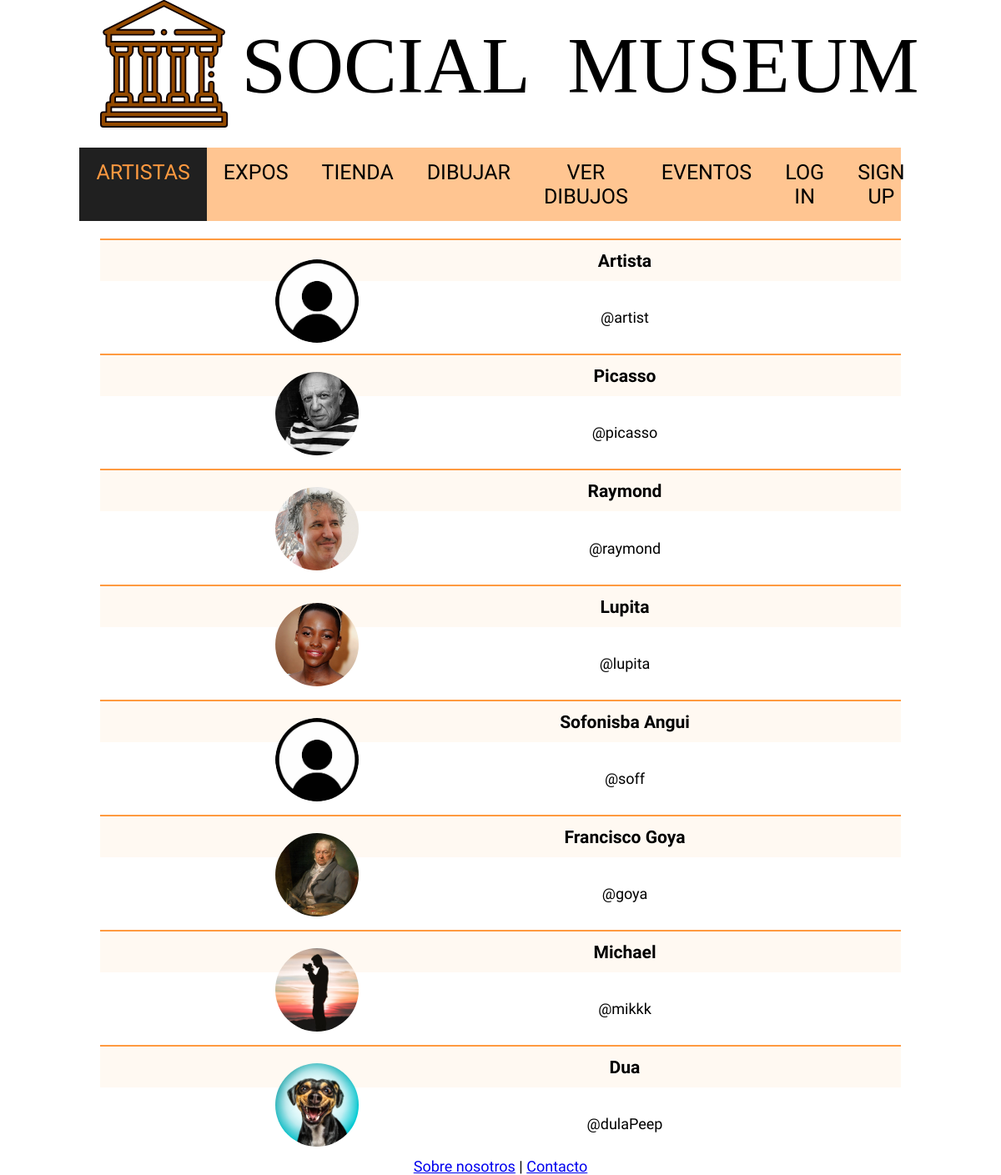
The app's page /artistas.php, older data.
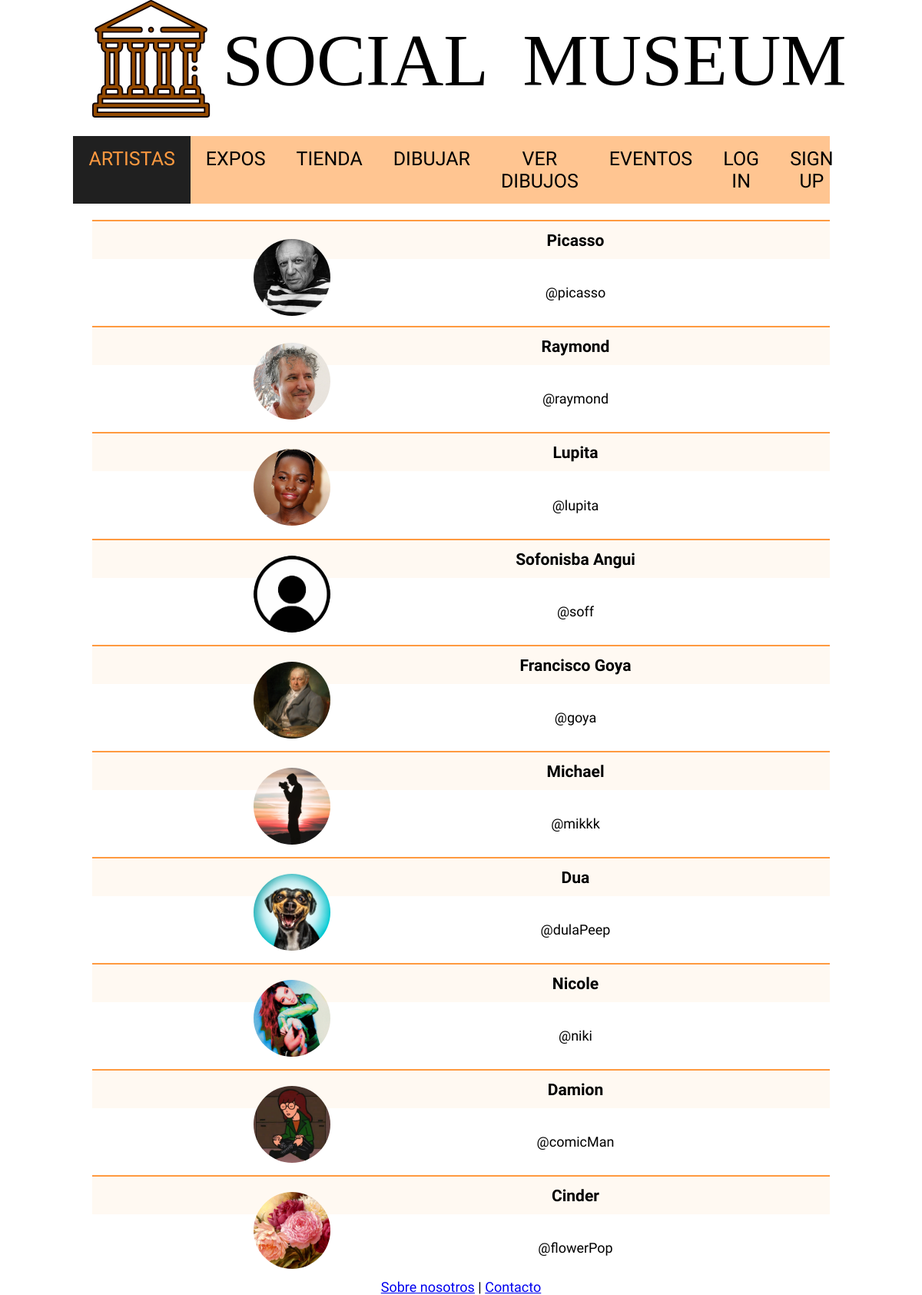
The same page, newer data.
### tables this page shows
CREATE TABLE `usuarios` (
  `id` int(11) NOT NULL,
  `nick` varchar(40) NOT NULL,
  `nombre` varchar(15) NOT NULL,
  `password` varchar(255) NOT NULL,
  `rol` varchar(10) NOT NULL,
  `premium` tinyint(1) NOT NULL DEFAULT 0,
  `avatar` tinyint(1) NOT NULL DEFAULT 0
);

### includes/config.php (called while the page is built, shortened)
<?php
spl_autoload_register(function ($class) {
    $prefix = 'es\\ucm\\fdi\\aw\\';
    $base_dir = __DIR__ . '/';
    $len = strlen($prefix);
    $relative_class = substr($class, $len);
    $file = $base_dir . str_replace('\\', '/', $relative_class) . '.php';
});

### includes/Usuario.php (called while the page is built, shortened)
<?php
class Usuario
{
	private $id;
    private $nombre;
	 private function __construct($nick, $nombre, $password, $rol, $premium)
    {
        $this->nombre = $nombre;
    }
	public function id(){return $this->id;}
	public function nombre(){return $this->nombre;}
	public static function buscaUsuario($nick)
    {
        $app = Aplicacion::getInstance();
        $conn = $app->conexionBd();
        $query = sprintf("SELECT * FROM Usuarios U WHERE U.nick = '%s'", $conn->real_escape_string($nick));
        $rs = $conn->query($query);
        $result = false;
        if ($rs) {
            if ( $rs->num_rows == 1) {
                $fila = $rs->fetch_assoc();
                $user = new Usuario($fila['nick'], $fila['nombre'], $fila['password'], $fila['rol'], $fila['premium']);
                $user->avatar = $fila['avatar'];
				$user->id = $fila['id'];
                $result = $user;
            }
        } else {
            echo "Error al consultar en la BD: (" . $conn->errno . ") " . utf8_encode($conn->error);
            exit();
        }
        return $result;
    }
	public static function todosArtistas(){
        $query = sprintf("SELECT nick FROM Usuarios WHERE rol = 'artist'");
        $artistas = self:: consulta($query);
		return $artistas;
	}
	private static function consulta($query){
		$app = Aplicacion::getInstance();
        $conn = $app->conexionBd();
        $rs = $conn->prepare($query);
        $rs->execute();
		return $rs->get_result();
	}
}

### includes/MostradorArtistas.php (the view, shortened to what this page needs)
<?php
class MostradorArtistas{
    public function muestra(){
		$artistas = Usuario::todosArtistas();
        $filas = $artistas->num_rows;
        $html = "";
        if($filas == 0){
            $html = <<<EOF
                <p> ¡No hay artistas! </p>
            EOF;
        }
        else{
            foreach($artistas as $artista){
                $nick = $artista['nick'] ?? null;
                $artista = self::muestraArtista($nick);
                $html .= <<<EOF
                <a href="perfilArtista.php?artist=$nick">$artista</a>
             EOF;
                }
            }
            return $html;
        }
	public function muestraArtista($nick){
		$artista = Usuario::buscaUsuario($nick);
		$path = "img/avatares/".$artista->id().".jpg";
        if(!file_exists($path)){
            $path = "img/avatares/no_avatar.jpg";
        }
        $nombre = $artista->nombre();
        $html = "";
        $html .= <<<EOF
            <img id="avatar" src=$path>
            <h3>$nombre</h3>
            <p>@$nick </p>
            EOF;
        return $html;
	}
}
?>

### artistas.php (shortened to what this page needs)
<?php
require_once __DIR__.'/includes/config.php';
$menuArtistas ="active";
$menuExpos = "";
$menuTienda = "";
$menuEventos = "";
$mostrador = new es\ucm\fdi\aw\MostradorArtistas();
$htmlMostradorArtistas = $mostrador->muestra();
$contenidoPrincipal=<<<EOS
<div class = "tarjetasArtistas">
$htmlMostradorArtistas
</div>
EOS;
require __DIR__.'/includes/plantillas/layout1.php';

### includes/plantillas/layout1.php (shortened to what this page needs)
<?php
    require_once __DIR__.'/../config.php';
?>
<!DOCTYPE html>
<html>
<head>
	<link rel="stylesheet" type="text/css" href="<?= 'css/estilo.css' ?>" />
</head>
<body>
	<?php
    require("includes/comun/header.php");
	?>
	<main>
            <?= $contenidoPrincipal ?>
	</main>
	<?php
	require("includes/comun/footer.php");
	?>
</body>
</html>

### includes/comun/header.php (shortened to what this page needs)
<header>
	<div id ="logo">
		<a href="index.php">
			<img id= "logoSVG" src="img/logo.svg" alt="Social Museum Logo" />
		</a>
	</div>
	<nav id="menu-principal">
		<a href="artistas.php" class = <?= $menuArtistas ?> >Artistas</a>
		<a href="expos.php?momento=presente" class = <?= $menuExpos ?> >Expos</a>
		<a href="tienda.php" class = <?= $menuTienda ?> >Tienda</a>
		<a href="canvas.php">Dibujar</a>
		<a href="vistaDibujos.php">Ver Dibujos</a>
		<a href="eventos.php?tipo=expo" class = <?= $menuEventos ?> >Eventos</a>
		<?php if(isset($_SESSION['login']) && $_SESSION['login']) : ?>
			<a href="cuenta.php" class = <?= $menuCuenta ?> >Cuenta</a>
		<?php else : ?>
			<a href="login.php"> Log In </a>
			<a href="signup.php"> Sign Up </a>
		<?php endif; ?>
	</nav>
</header>

### includes/comun/footer.php
<!DOCTYPE html>
<html>
<footer>
	<nav id="pie">
			<a href="sobre_nosotros.php">Sobre nosotros</a>
			<span class="separador">|</span> <a href="contacto.php">Contacto</a>
	</nav>
</footer>
<html>

### css/estilo.css (style rules this page uses)
html { overflow-y:scroll; }
body { margin:0 auto; padding:0; font-size:18px; font-family: 'Oswald', sans-serif, "Times New Roman", Times, serif; color:#000000; width: 960px; }
#logo { text-align: center; }
#menu-principal { background-color:#ffc591; margin-top:20px; display: flex; flex-direction: row; justify-content: center; }
#menu-principal a, #menu-principal a:hover { -webkit-transition: all .5s ease-in-out; }
#menu-principal a { font-size:25px; color: #000000; text-align: center; padding: 15px 20px; text-decoration: none; text-transform: uppercase; }
#menu-principal a.active { background-color:#202020; color:#ff9a40; }
#avatar { width: 100px; height: 100px; border-radius: 50%; object-fit: cover; }
main { margin-top:15px; text-align: center; }
footer { margin-top:5px; text-align: center; bottom: 0; }
.tarjetasArtistas a { color: #000000; text-decoration: none; }
.tarjetasArtistas a h3, .tarjetasArtistas a p { padding: 12px; }
.tarjetasArtistas a h3 { border-top: #ff9a40 2px solid; background-color:#fff9f2; }
.tarjetasArtistas img#avatar { margin-top: 25px; margin-left: 210px; float: left; }
.tarjetasArtistas a h3, .tarjetasArtistas a h3:hover { -webkit-transition: all .5s ease-in-out; }

Row changes from the older to the newer data that the page shows:
removed usuarios: nombre "Artista", nick "artist"
added usuarios: shows a picture, nombre "Nicole", nick "niki"
added usuarios: shows a picture, nombre "Damion", nick "comicMan"
added usuarios: shows a picture, nombre "Cinder", nick "flowerPop"
